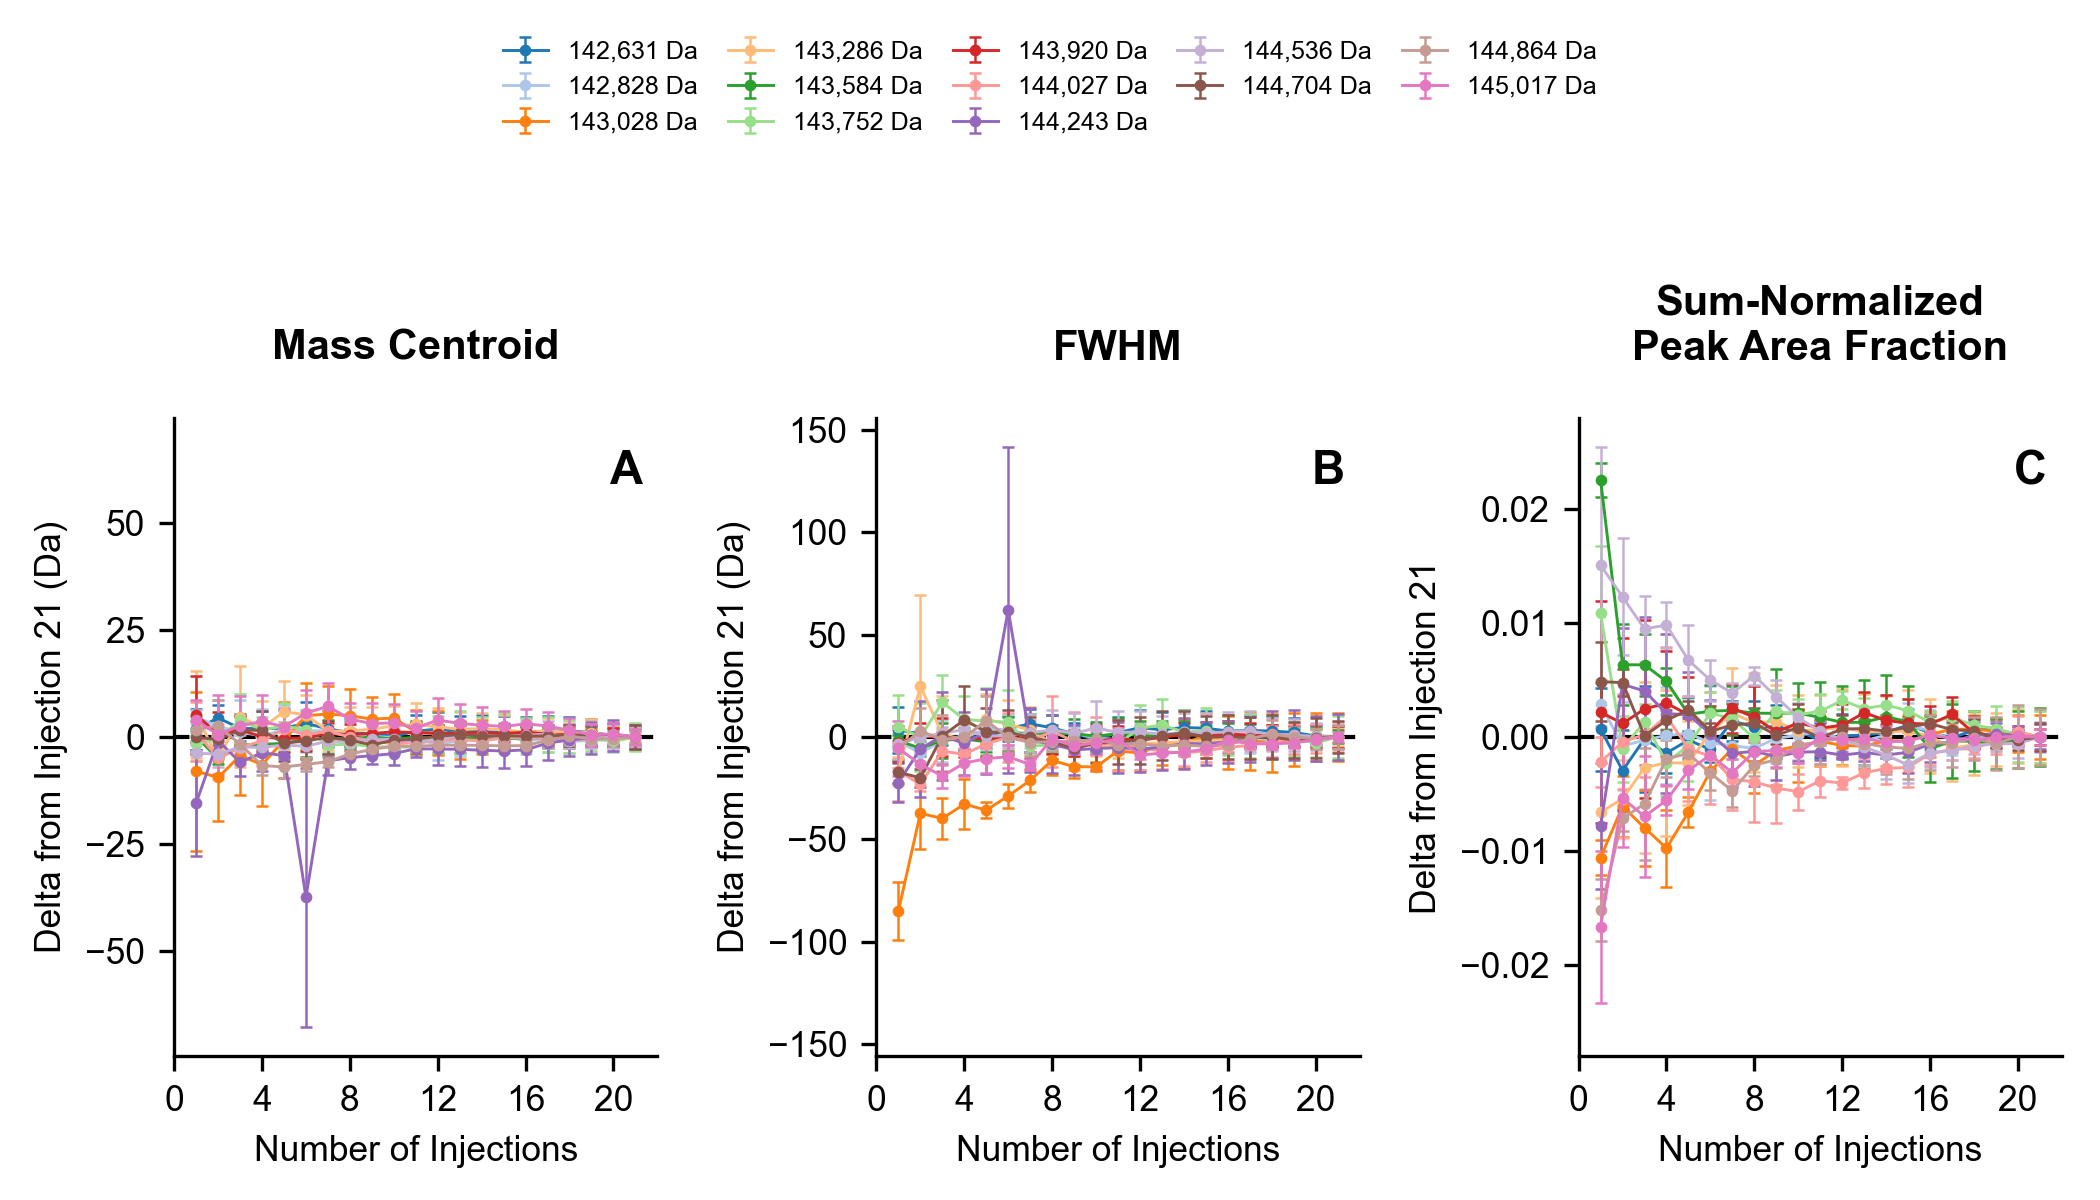

Here is the Python script that generated this plot:
"""Create the Rabbit IgG delta plots used in Figure S14.

Each plotted value is the replicate mean at an injection count minus the
replicate mean at injection 21. Error bars are SEM in the original metric
units. Peak-area fractions are normalized over the retained target peaks in
each UniDec peak-parameter file.
"""

import re
from pathlib import Path

import matplotlib.pyplot as plt
from matplotlib.ticker import MaxNLocator
import numpy as np
import pandas as pd


REPLICATE_FOLDERS = [
    Path(
        r"Z:\Group Share\BHT\Temp\Paper\Stats\High Throughput"
        r"\Amgen Rabbit IgG Rep 1"
    ),
    Path(
        r"Z:\Group Share\BHT\Temp\Paper\Stats\High Throughput"
        r"\Amgen Rabbit IgG Rep 2"
    ),
    Path(
        r"Z:\Group Share\BHT\Temp\Paper\Stats\High Throughput"
        r"\Amgen Rabbit IgG Rep 3"
    ),
]

TARGET_MASSES = {
    "142,631 Da": 142631.0,
    "142,828 Da": 142828.0,
    "143,028 Da": 143028.0,
    "143,286 Da": 143286.0,
    "143,584 Da": 143584.0,
    "143,752 Da": 143752.0,
    "143,920 Da": 143920.0,
    "144,027 Da": 144027.0,
    "144,243 Da": 144243.0,
    "144,536 Da": 144536.0,
    "144,704 Da": 144704.0,
    "144,864 Da": 144864.0,
    "145,017 Da": 145017.0,
}

MASS_TOLERANCE_DA = 100.0
EXPECTED_INJECTIONS = tuple(range(1, 22))
REFERENCE_INJECTION = 21
OUTPUT_DPI = 300
OUTPUT_DIRECTORY = Path(__file__).resolve().parent
OUTPUT_PNG = OUTPUT_DIRECTORY / "Figure S14.png"
OUTPUT_PDF = OUTPUT_DIRECTORY / "Figure S14.pdf"
OUTPUT_CSV = OUTPUT_DIRECTORY / "Figure S14_results.csv"

BASE_FONT_SIZE = 8.5
PANEL_TITLE_FONT_SIZE = 10
SUBPLOT_LABEL_FONT_SIZE = 11
LEGEND_FONT_SIZE = 6
FIGURE_SIZE_INCHES = (7.0, 4.0)
AXIS_STROKE_WIDTH = 0.8

REQUIRED_COLUMNS = {
    "Mass",
    "Area",
    "MassCentroid",
    "MassFWHM",
}

METRICS = {
    "centroid": {
        "title": "Mass Centroid",
        "source": "Mass Centroid (Da)",
        "ylabel": f"Delta from Injection {REFERENCE_INJECTION} (Da)",
        "minimum_limit": 1.0,
    },
    "fwhm": {
        "title": "FWHM",
        "source": "FWHM (Da)",
        "ylabel": f"Delta from Injection {REFERENCE_INJECTION} (Da)",
        "minimum_limit": 1.0,
    },
    "area_fraction": {
        "title": "Sum-Normalized\nPeak Area Fraction",
        "source": "Sum-Normalized Peak Area Fraction",
        "ylabel": f"Delta from Injection {REFERENCE_INJECTION}",
        "minimum_limit": 0.01,
    },
}


def extract_injection_number(path: Path) -> int:
    """Extract an injection count from a ``merged_N_peakparam.dat`` name."""
    match = re.search(r"merged_(\d+)_", path.name)
    if match is None:
        raise ValueError(f"Could not determine injection number from: {path.name}")
    return int(match.group(1))


def load_peak_parameters(path: Path) -> pd.DataFrame:
    """Load and validate one UniDec peak-parameter file."""
    table = pd.read_csv(path, sep=r"\s+", encoding="utf-8")
    missing_columns = REQUIRED_COLUMNS.difference(table.columns)
    if missing_columns:
        missing = ", ".join(sorted(missing_columns))
        raise ValueError(f"Missing columns ({missing}) in: {path}")

    table = table.copy()
    for column in REQUIRED_COLUMNS:
        table[column] = pd.to_numeric(table[column], errors="coerce")
    if table[list(REQUIRED_COLUMNS)].isna().any().any():
        raise ValueError(f"Non-numeric required values found in: {path}")
    return table


def match_target_peaks(
    table: pd.DataFrame,
    path: Path,
) -> dict[str, pd.Series]:
    """Return the closest in-tolerance row for each available target peak."""
    matched: dict[str, pd.Series] = {}
    for peak_name, target_mass in TARGET_MASSES.items():
        mass_error = (table["Mass"] - target_mass).abs()
        candidates = table.loc[mass_error <= MASS_TOLERANCE_DA]
        if candidates.empty:
            print(
                f"Warning: No {peak_name} peak within {MASS_TOLERANCE_DA:g} Da "
                f"in {path.name}"
            )
            continue
        closest_index = mass_error.loc[candidates.index].idxmin()
        matched[peak_name] = table.loc[closest_index]
    return matched


def collect_measurements() -> pd.DataFrame:
    """Collect matched Rabbit IgG peak measurements from every replicate."""
    records: list[dict[str, float | int | str]] = []

    for replicate, folder in enumerate(REPLICATE_FOLDERS, start=1):
        if not folder.is_dir():
            raise FileNotFoundError(f"Replicate folder not found: {folder}")

        files = list(folder.glob("*_peakparam.dat"))
        files.sort(key=extract_injection_number)
        found_injections = tuple(extract_injection_number(path) for path in files)
        if found_injections != EXPECTED_INJECTIONS:
            raise ValueError(
                f"Replicate {replicate} must contain injections 1--21 exactly once; "
                f"found {found_injections}"
            )

        for path in files:
            injection_number = extract_injection_number(path)
            table = load_peak_parameters(path)
            matched_peaks = match_target_peaks(table, path)
            if not matched_peaks:
                raise ValueError(f"No target peaks were matched in: {path}")

            matched_area_sum = sum(
                float(peak["Area"]) for peak in matched_peaks.values()
            )
            if matched_area_sum <= 0.0:
                raise ValueError(f"Matched peak areas do not have a positive sum: {path}")

            for peak_name, peak in matched_peaks.items():
                peak_area = float(peak["Area"])
                if peak_area < 0.0:
                    raise ValueError(f"Negative matched peak area found in: {path}")
                records.append(
                    {
                        "Peak": peak_name,
                        "Target Mass (Da)": TARGET_MASSES[peak_name],
                        "Injection Number": injection_number,
                        "Replicate": replicate,
                        "Matched Mass (Da)": float(peak["Mass"]),
                        "Mass Centroid (Da)": float(peak["MassCentroid"]),
                        "FWHM (Da)": float(peak["MassFWHM"]),
                        "Sum-Normalized Peak Area Fraction": (
                            peak_area / matched_area_sum
                        ),
                        "Source File": str(path),
                    }
                )

    measurements = pd.DataFrame.from_records(records)
    if measurements.empty:
        raise ValueError("No Rabbit IgG target measurements were matched")
    return measurements


def standard_error(values: np.ndarray) -> float:
    """Return SEM; a single available replicate has an SEM of zero."""
    if values.size < 2:
        return 0.0
    return float(np.std(values, ddof=1) / np.sqrt(values.size))


def create_delta_results(measurements: pd.DataFrame) -> pd.DataFrame:
    """Calculate replicate means, SEM, and deltas from injection 21."""
    rows: list[dict[str, float | int | str]] = []

    for peak_name, target_mass in TARGET_MASSES.items():
        peak_data = measurements.loc[measurements["Peak"] == peak_name]
        for metric_name, metric in METRICS.items():
            reference_values = peak_data.loc[
                peak_data["Injection Number"] == REFERENCE_INJECTION,
                metric["source"],
            ].to_numpy(dtype=float)
            if reference_values.size == 0:
                print(
                    f"Warning: No injection {REFERENCE_INJECTION} reference for "
                    f"{peak_name} ({metric['title']}); series omitted"
                )
                continue
            reference_mean = float(np.mean(reference_values))

            for injection_number in EXPECTED_INJECTIONS:
                values = peak_data.loc[
                    peak_data["Injection Number"] == injection_number,
                    metric["source"],
                ].to_numpy(dtype=float)
                if values.size == 0:
                    continue
                mean = float(np.mean(values))
                rows.append(
                    {
                        "Peak": peak_name,
                        "Target Mass (Da)": target_mass,
                        "Metric": metric["title"].replace("\n", " "),
                        "Reference Injection": REFERENCE_INJECTION,
                        "Reference Mean": reference_mean,
                        "Injection Number": injection_number,
                        "Replicate Count": int(values.size),
                        "Mean": mean,
                        "Delta": mean - reference_mean,
                        "SEM": standard_error(values),
                    }
                )

    results = pd.DataFrame.from_records(rows)
    if results.empty:
        raise ValueError("No delta results could be calculated")
    return results


def get_peak_colors() -> dict[str, tuple[float, ...]]:
    """Assign each target peak a stable color from the tab20 palette."""
    colors = plt.get_cmap("tab20").colors
    return {
        peak_name: colors[index]
        for index, peak_name in enumerate(TARGET_MASSES)
    }


def set_delta_axis_limits(
    axis: plt.Axes,
    metric_results: pd.DataFrame,
    minimum_limit: float,
) -> None:
    """Set symmetric limits that contain every mean +/- SEM and zero."""
    lower = metric_results["Delta"].to_numpy(dtype=float) - metric_results[
        "SEM"
    ].to_numpy(dtype=float)
    upper = metric_results["Delta"].to_numpy(dtype=float) + metric_results[
        "SEM"
    ].to_numpy(dtype=float)
    maximum = max(
        float(np.max(np.abs(lower))),
        float(np.max(np.abs(upper))),
        minimum_limit,
    )
    axis.set_ylim(-maximum * 1.10, maximum * 1.10)
    axis.yaxis.set_major_locator(MaxNLocator(nbins=7, symmetric=True))


def make_figure(results: pd.DataFrame) -> plt.Figure:
    """Create the three-panel Rabbit IgG delta plot."""
    figure, axes = plt.subplots(
        1,
        len(METRICS),
        squeeze=False,
        sharex=True,
        figsize=FIGURE_SIZE_INCHES,
    )
    axes = axes[0]
    peak_colors = get_peak_colors()
    legend_handles = []
    legend_labels = []

    for panel_index, (axis, (metric_name, metric)) in enumerate(
        zip(axes, METRICS.items())
    ):
        metric_title = metric["title"].replace("\n", " ")
        metric_results = results.loc[results["Metric"] == metric_title]

        axis.set_title(
            metric["title"],
            fontsize=PANEL_TITLE_FONT_SIZE,
            fontweight="bold",
            pad=14,
        )
        axis.text(
            0.97,
            0.95,
            chr(ord("A") + panel_index),
            transform=axis.transAxes,
            fontsize=SUBPLOT_LABEL_FONT_SIZE,
            fontweight="bold",
            ha="right",
            va="top",
            clip_on=True,
            zorder=10,
        )
        axis.axhline(
            0,
            color="black",
            linestyle="--",
            linewidth=1.0,
            zorder=1,
        )

        for peak_name in TARGET_MASSES:
            peak_results = metric_results.loc[
                metric_results["Peak"] == peak_name
            ].sort_values("Injection Number")
            if peak_results.empty:
                continue
            color = peak_colors[peak_name]
            plotted = axis.errorbar(
                peak_results["Injection Number"],
                peak_results["Delta"],
                yerr=peak_results["SEM"],
                marker="o",
                linestyle="-",
                linewidth=0.7,
                markersize=1.8,
                capsize=1.5,
                color=color,
                markerfacecolor=color,
                markeredgecolor=color,
                ecolor=color,
                elinewidth=0.6,
                capthick=0.6,
                label=peak_name,
                zorder=2,
            )
            if panel_index == 0:
                legend_handles.append(plotted)
                legend_labels.append(peak_name)

        set_delta_axis_limits(axis, metric_results, metric["minimum_limit"])
        axis.xaxis.set_major_locator(MaxNLocator(nbins=6, integer=True))
        axis.set_xlabel("Number of Injections")
        axis.set_ylabel(metric["ylabel"])
        axis.spines["top"].set_visible(False)
        axis.spines["right"].set_visible(False)
        axis.spines["left"].set_linewidth(AXIS_STROKE_WIDTH)
        axis.spines["bottom"].set_linewidth(AXIS_STROKE_WIDTH)
        axis.tick_params(width=AXIS_STROKE_WIDTH)

    if legend_handles:
        figure.legend(
            legend_handles,
            legend_labels,
            loc="upper center",
            bbox_to_anchor=(0.5, 0.985),
            ncol=5,
            frameon=False,
            fontsize=LEGEND_FONT_SIZE,
            columnspacing=1.2,
            handlelength=1.8,
        )

    figure.tight_layout(rect=(0, 0, 1, 0.80), w_pad=1.5)
    return figure


def main() -> None:
    """Calculate Rabbit IgG deltas and render Figure S14."""
    plt.rcParams.update(
        {
            "font.family": "Arial",
            "font.size": BASE_FONT_SIZE,
            "pdf.fonttype": 42,
            "ps.fonttype": 42,
            "savefig.transparent": True,
        }
    )

    measurements = collect_measurements()
    results = create_delta_results(measurements)
    results.to_csv(OUTPUT_CSV, index=False, float_format="%.10g")

    figure = make_figure(results)
    figure.savefig(OUTPUT_PNG, dpi=OUTPUT_DPI, transparent=True)
    figure.savefig(OUTPUT_PDF, dpi=OUTPUT_DPI, transparent=True)
    plt.close(figure)

    maximum_measurements = (
        len(REPLICATE_FOLDERS) * len(EXPECTED_INJECTIONS) * len(TARGET_MASSES)
    )
    print(
        f"Matched {len(measurements)} of {maximum_measurements} possible "
        "Rabbit IgG peak measurements"
    )
    print(f"Saved {OUTPUT_PNG}")
    print(f"Saved {OUTPUT_PDF}")
    print(f"Saved {OUTPUT_CSV}")


if __name__ == "__main__":
    main()
